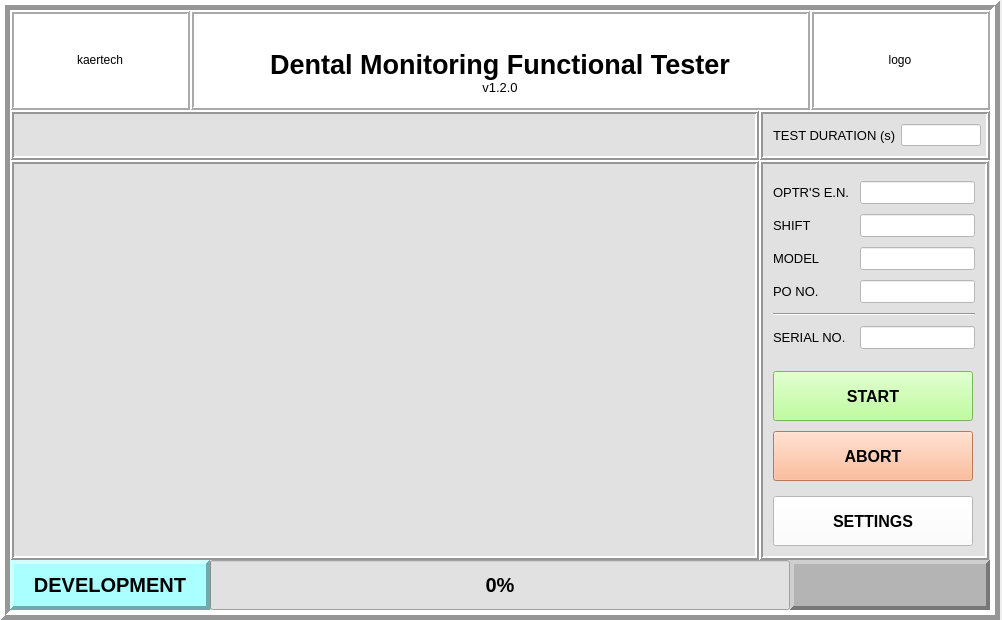
<?xml version="1.0" encoding="UTF-8"?>
<ui version="4.0">
 <class>MainWindow</class>
 <widget class="QMainWindow" name="MainWindow">
  <property name="geometry">
   <rect>
    <x>0</x>
    <y>0</y>
    <width>1002</width>
    <height>620</height>
   </rect>
  </property>
  <property name="windowTitle">
   <string>Dental Monitoring Functional Test</string>
  </property>
  <widget class="QWidget" name="centralwidget">
   <property name="sizePolicy">
    <sizepolicy hsizetype="Maximum" vsizetype="Preferred">
     <horstretch>0</horstretch>
     <verstretch>0</verstretch>
    </sizepolicy>
   </property>
   <property name="styleSheet">
    <string notr="true"/>
   </property>
   <widget class="QFrame" name="root_layout">
    <property name="geometry">
     <rect>
      <x>0</x>
      <y>0</y>
      <width>1000</width>
      <height>620</height>
     </rect>
    </property>
    <property name="styleSheet">
     <string notr="true">background-color: rgb(225, 225, 225);</string>
    </property>
    <property name="frameShape">
     <enum>QFrame::Box</enum>
    </property>
    <property name="frameShadow">
     <enum>QFrame::Raised</enum>
    </property>
    <property name="lineWidth">
     <number>5</number>
    </property>
    <layout class="QVBoxLayout" name="verticalLayout">
     <property name="spacing">
      <number>0</number>
     </property>
     <property name="sizeConstraint">
      <enum>QLayout::SetMinimumSize</enum>
     </property>
     <property name="leftMargin">
      <number>0</number>
     </property>
     <property name="topMargin">
      <number>0</number>
     </property>
     <property name="rightMargin">
      <number>0</number>
     </property>
     <property name="bottomMargin">
      <number>0</number>
     </property>
     <item>
      <widget class="QWidget" name="main_header_2" native="true">
       <property name="sizePolicy">
        <sizepolicy hsizetype="Preferred" vsizetype="Fixed">
         <horstretch>0</horstretch>
         <verstretch>0</verstretch>
        </sizepolicy>
       </property>
       <layout class="QHBoxLayout" name="main_header" stretch="0,0,0">
        <property name="spacing">
         <number>0</number>
        </property>
        <property name="sizeConstraint">
         <enum>QLayout::SetDefaultConstraint</enum>
        </property>
        <property name="leftMargin">
         <number>0</number>
        </property>
        <property name="topMargin">
         <number>0</number>
        </property>
        <property name="rightMargin">
         <number>0</number>
        </property>
        <property name="bottomMargin">
         <number>0</number>
        </property>
        <item>
         <widget class="QLabel" name="logo_left">
          <property name="sizePolicy">
           <sizepolicy hsizetype="Fixed" vsizetype="Fixed">
            <horstretch>0</horstretch>
            <verstretch>0</verstretch>
           </sizepolicy>
          </property>
          <property name="minimumSize">
           <size>
            <width>180</width>
            <height>100</height>
           </size>
          </property>
          <property name="maximumSize">
           <size>
            <width>100</width>
            <height>100</height>
           </size>
          </property>
          <property name="styleSheet">
           <string notr="true">background-color: rgb(255, 255, 255);</string>
          </property>
          <property name="frameShape">
           <enum>QFrame::Box</enum>
          </property>
          <property name="frameShadow">
           <enum>QFrame::Raised</enum>
          </property>
          <property name="lineWidth">
           <number>2</number>
          </property>
          <property name="text">
           <string>kaertech</string>
          </property>
          <property name="alignment">
           <set>Qt::AlignCenter</set>
          </property>
         </widget>
        </item>
        <item>
         <widget class="QFrame" name="verticalFrame">
          <property name="styleSheet">
           <string notr="true">background-color: rgb(255, 255, 255);</string>
          </property>
          <property name="frameShape">
           <enum>QFrame::Box</enum>
          </property>
          <property name="frameShadow">
           <enum>QFrame::Raised</enum>
          </property>
          <property name="lineWidth">
           <number>2</number>
          </property>
          <layout class="QVBoxLayout" name="verticalLayout_3">
           <property name="spacing">
            <number>0</number>
           </property>
           <property name="leftMargin">
            <number>0</number>
           </property>
           <property name="topMargin">
            <number>0</number>
           </property>
           <property name="rightMargin">
            <number>0</number>
           </property>
           <property name="bottomMargin">
            <number>0</number>
           </property>
           <item>
            <widget class="QLabel" name="main_title">
             <property name="sizePolicy">
              <sizepolicy hsizetype="Expanding" vsizetype="Minimum">
               <horstretch>0</horstretch>
               <verstretch>0</verstretch>
              </sizepolicy>
             </property>
             <property name="minimumSize">
              <size>
               <width>0</width>
               <height>50</height>
              </size>
             </property>
             <property name="maximumSize">
              <size>
               <width>16777215</width>
               <height>75</height>
              </size>
             </property>
             <property name="font">
              <font>
               <pointsize>20</pointsize>
               <bold>true</bold>
              </font>
             </property>
             <property name="styleSheet">
              <string notr="true"/>
             </property>
             <property name="frameShape">
              <enum>QFrame::NoFrame</enum>
             </property>
             <property name="frameShadow">
              <enum>QFrame::Raised</enum>
             </property>
             <property name="lineWidth">
              <number>2</number>
             </property>
             <property name="midLineWidth">
              <number>0</number>
             </property>
             <property name="text">
              <string>Dental Monitoring Functional Tester</string>
             </property>
             <property name="alignment">
              <set>Qt::AlignBottom|Qt::AlignHCenter</set>
             </property>
            </widget>
           </item>
           <item>
            <widget class="QLabel" name="version">
             <property name="sizePolicy">
              <sizepolicy hsizetype="Preferred" vsizetype="Fixed">
               <horstretch>0</horstretch>
               <verstretch>0</verstretch>
              </sizepolicy>
             </property>
             <property name="maximumSize">
              <size>
               <width>16777215</width>
               <height>26</height>
              </size>
             </property>
             <property name="font">
              <font>
               <pointsize>10</pointsize>
              </font>
             </property>
             <property name="text">
              <string>v1.2.0</string>
             </property>
             <property name="alignment">
              <set>Qt::AlignHCenter|Qt::AlignTop</set>
             </property>
            </widget>
           </item>
          </layout>
         </widget>
        </item>
        <item>
         <widget class="QLabel" name="logo_right">
          <property name="sizePolicy">
           <sizepolicy hsizetype="Fixed" vsizetype="Fixed">
            <horstretch>0</horstretch>
            <verstretch>0</verstretch>
           </sizepolicy>
          </property>
          <property name="minimumSize">
           <size>
            <width>180</width>
            <height>100</height>
           </size>
          </property>
          <property name="maximumSize">
           <size>
            <width>180</width>
            <height>100</height>
           </size>
          </property>
          <property name="styleSheet">
           <string notr="true">background-color: rgb(255, 255, 255);</string>
          </property>
          <property name="frameShape">
           <enum>QFrame::Box</enum>
          </property>
          <property name="frameShadow">
           <enum>QFrame::Raised</enum>
          </property>
          <property name="lineWidth">
           <number>2</number>
          </property>
          <property name="text">
           <string>logo</string>
          </property>
          <property name="alignment">
           <set>Qt::AlignCenter</set>
          </property>
         </widget>
        </item>
       </layout>
      </widget>
     </item>
     <item>
      <layout class="QGridLayout" name="gridLayout_2">
       <property name="spacing">
        <number>0</number>
       </property>
       <item row="0" column="1">
        <widget class="QFrame" name="horizontalFrame_5">
         <property name="sizePolicy">
          <sizepolicy hsizetype="Preferred" vsizetype="Fixed">
           <horstretch>0</horstretch>
           <verstretch>0</verstretch>
          </sizepolicy>
         </property>
         <property name="frameShape">
          <enum>QFrame::Box</enum>
         </property>
         <property name="frameShadow">
          <enum>QFrame::Raised</enum>
         </property>
         <property name="lineWidth">
          <number>2</number>
         </property>
         <layout class="QHBoxLayout" name="horizontalLayout_2">
          <property name="spacing">
           <number>5</number>
          </property>
          <property name="leftMargin">
           <number>10</number>
          </property>
          <property name="topMargin">
           <number>10</number>
          </property>
          <property name="rightMargin">
           <number>5</number>
          </property>
          <property name="bottomMargin">
           <number>10</number>
          </property>
          <item>
           <widget class="QLabel" name="duration_label">
            <property name="sizePolicy">
             <sizepolicy hsizetype="Maximum" vsizetype="Preferred">
              <horstretch>0</horstretch>
              <verstretch>0</verstretch>
             </sizepolicy>
            </property>
            <property name="font">
             <font>
              <pointsize>10</pointsize>
              <bold>false</bold>
             </font>
            </property>
            <property name="text">
             <string>TEST DURATION (s)</string>
            </property>
           </widget>
          </item>
          <item>
           <widget class="QLineEdit" name="duration_display">
            <property name="sizePolicy">
             <sizepolicy hsizetype="Minimum" vsizetype="Fixed">
              <horstretch>0</horstretch>
              <verstretch>0</verstretch>
             </sizepolicy>
            </property>
            <property name="minimumSize">
             <size>
              <width>80</width>
              <height>0</height>
             </size>
            </property>
            <property name="maximumSize">
             <size>
              <width>80</width>
              <height>16777215</height>
             </size>
            </property>
            <property name="styleSheet">
             <string notr="true">background-color: rgb(255, 255, 255);</string>
            </property>
            <property name="readOnly">
             <bool>true</bool>
            </property>
           </widget>
          </item>
         </layout>
        </widget>
       </item>
       <item row="0" column="0">
        <widget class="QLabel" name="messages">
         <property name="sizePolicy">
          <sizepolicy hsizetype="Preferred" vsizetype="Preferred">
           <horstretch>0</horstretch>
           <verstretch>0</verstretch>
          </sizepolicy>
         </property>
         <property name="font">
          <font>
           <pointsize>11</pointsize>
          </font>
         </property>
         <property name="styleSheet">
          <string notr="true"/>
         </property>
         <property name="frameShape">
          <enum>QFrame::Box</enum>
         </property>
         <property name="frameShadow">
          <enum>QFrame::Raised</enum>
         </property>
         <property name="lineWidth">
          <number>2</number>
         </property>
         <property name="text">
          <string/>
         </property>
         <property name="alignment">
          <set>Qt::AlignCenter</set>
         </property>
        </widget>
       </item>
       <item row="2" column="1">
        <widget class="QFrame" name="verticalFrame">
         <property name="sizePolicy">
          <sizepolicy hsizetype="Fixed" vsizetype="Expanding">
           <horstretch>0</horstretch>
           <verstretch>0</verstretch>
          </sizepolicy>
         </property>
         <property name="maximumSize">
          <size>
           <width>230</width>
           <height>16777215</height>
          </size>
         </property>
         <property name="styleSheet">
          <string notr="true"/>
         </property>
         <property name="frameShape">
          <enum>QFrame::Box</enum>
         </property>
         <property name="frameShadow">
          <enum>QFrame::Raised</enum>
         </property>
         <property name="lineWidth">
          <number>2</number>
         </property>
         <layout class="QVBoxLayout" name="sidebar_buttons">
          <property name="spacing">
           <number>10</number>
          </property>
          <property name="sizeConstraint">
           <enum>QLayout::SetDefaultConstraint</enum>
          </property>
          <property name="leftMargin">
           <number>10</number>
          </property>
          <property name="topMargin">
           <number>10</number>
          </property>
          <property name="rightMargin">
           <number>10</number>
          </property>
          <property name="bottomMargin">
           <number>15</number>
          </property>
          <item>
           <layout class="QFormLayout" name="detail_summary">
            <property name="sizeConstraint">
             <enum>QLayout::SetDefaultConstraint</enum>
            </property>
            <property name="formAlignment">
             <set>Qt::AlignLeading|Qt::AlignLeft|Qt::AlignVCenter</set>
            </property>
            <property name="horizontalSpacing">
             <number>10</number>
            </property>
            <property name="verticalSpacing">
             <number>10</number>
            </property>
            <property name="leftMargin">
             <number>0</number>
            </property>
            <property name="rightMargin">
             <number>0</number>
            </property>
            <property name="bottomMargin">
             <number>5</number>
            </property>
            <item row="0" column="0">
             <widget class="QLabel" name="label">
              <property name="font">
               <font>
                <pointsize>10</pointsize>
                <bold>false</bold>
               </font>
              </property>
              <property name="text">
               <string>OPTR'S E.N.</string>
              </property>
             </widget>
            </item>
            <item row="1" column="0">
             <widget class="QLabel" name="label_2">
              <property name="font">
               <font>
                <pointsize>10</pointsize>
                <bold>false</bold>
               </font>
              </property>
              <property name="text">
               <string>SHIFT</string>
              </property>
             </widget>
            </item>
            <item row="1" column="1">
             <widget class="QLineEdit" name="shift_display">
              <property name="sizePolicy">
               <sizepolicy hsizetype="Minimum" vsizetype="Fixed">
                <horstretch>0</horstretch>
                <verstretch>0</verstretch>
               </sizepolicy>
              </property>
              <property name="minimumSize">
               <size>
                <width>80</width>
                <height>0</height>
               </size>
              </property>
              <property name="maximumSize">
               <size>
                <width>120</width>
                <height>16777215</height>
               </size>
              </property>
              <property name="font">
               <font>
                <pointsize>10</pointsize>
               </font>
              </property>
              <property name="styleSheet">
               <string notr="true">background-color: rgb(255, 255, 255);</string>
              </property>
              <property name="readOnly">
               <bool>true</bool>
              </property>
             </widget>
            </item>
            <item row="2" column="0">
             <widget class="QLabel" name="label_4">
              <property name="font">
               <font>
                <pointsize>10</pointsize>
                <bold>false</bold>
               </font>
              </property>
              <property name="text">
               <string>MODEL</string>
              </property>
             </widget>
            </item>
            <item row="3" column="0">
             <widget class="QLabel" name="label_5">
              <property name="font">
               <font>
                <pointsize>10</pointsize>
                <bold>false</bold>
               </font>
              </property>
              <property name="text">
               <string>PO NO.</string>
              </property>
             </widget>
            </item>
            <item row="3" column="1">
             <widget class="QLineEdit" name="ponum_display">
              <property name="sizePolicy">
               <sizepolicy hsizetype="Minimum" vsizetype="Fixed">
                <horstretch>0</horstretch>
                <verstretch>0</verstretch>
               </sizepolicy>
              </property>
              <property name="minimumSize">
               <size>
                <width>80</width>
                <height>0</height>
               </size>
              </property>
              <property name="maximumSize">
               <size>
                <width>120</width>
                <height>16777215</height>
               </size>
              </property>
              <property name="font">
               <font>
                <pointsize>10</pointsize>
               </font>
              </property>
              <property name="styleSheet">
               <string notr="true">background-color: rgb(255, 255, 255);</string>
              </property>
              <property name="readOnly">
               <bool>true</bool>
              </property>
             </widget>
            </item>
            <item row="5" column="0">
             <widget class="QLabel" name="serialno_label">
              <property name="font">
               <font>
                <pointsize>10</pointsize>
                <bold>false</bold>
               </font>
              </property>
              <property name="text">
               <string>SERIAL NO.</string>
              </property>
             </widget>
            </item>
            <item row="5" column="1">
             <widget class="QLineEdit" name="serialno_display">
              <property name="sizePolicy">
               <sizepolicy hsizetype="Maximum" vsizetype="Fixed">
                <horstretch>0</horstretch>
                <verstretch>0</verstretch>
               </sizepolicy>
              </property>
              <property name="minimumSize">
               <size>
                <width>100</width>
                <height>0</height>
               </size>
              </property>
              <property name="maximumSize">
               <size>
                <width>120</width>
                <height>16777215</height>
               </size>
              </property>
              <property name="font">
               <font>
                <pointsize>10</pointsize>
                <bold>true</bold>
               </font>
              </property>
              <property name="acceptDrops">
               <bool>true</bool>
              </property>
              <property name="styleSheet">
               <string notr="true">background-color: rgb(255, 255, 255);</string>
              </property>
              <property name="clearButtonEnabled">
               <bool>true</bool>
              </property>
             </widget>
            </item>
            <item row="4" column="0" colspan="2">
             <widget class="Line" name="line_2">
              <property name="orientation">
               <enum>Qt::Horizontal</enum>
              </property>
             </widget>
            </item>
            <item row="0" column="1">
             <widget class="QLineEdit" name="oprtr_display">
              <property name="sizePolicy">
               <sizepolicy hsizetype="Minimum" vsizetype="Fixed">
                <horstretch>0</horstretch>
                <verstretch>0</verstretch>
               </sizepolicy>
              </property>
              <property name="minimumSize">
               <size>
                <width>80</width>
                <height>0</height>
               </size>
              </property>
              <property name="maximumSize">
               <size>
                <width>120</width>
                <height>16777215</height>
               </size>
              </property>
              <property name="font">
               <font>
                <pointsize>10</pointsize>
               </font>
              </property>
              <property name="styleSheet">
               <string notr="true">background-color: rgb(255, 255, 255);</string>
              </property>
              <property name="readOnly">
               <bool>true</bool>
              </property>
             </widget>
            </item>
            <item row="2" column="1">
             <widget class="QLineEdit" name="model_display">
              <property name="sizePolicy">
               <sizepolicy hsizetype="Minimum" vsizetype="Fixed">
                <horstretch>0</horstretch>
                <verstretch>0</verstretch>
               </sizepolicy>
              </property>
              <property name="minimumSize">
               <size>
                <width>80</width>
                <height>0</height>
               </size>
              </property>
              <property name="maximumSize">
               <size>
                <width>120</width>
                <height>16777215</height>
               </size>
              </property>
              <property name="font">
               <font>
                <pointsize>10</pointsize>
               </font>
              </property>
              <property name="styleSheet">
               <string notr="true">background-color: rgb(255, 255, 255);</string>
              </property>
              <property name="readOnly">
               <bool>true</bool>
              </property>
             </widget>
            </item>
           </layout>
          </item>
          <item>
           <widget class="QPushButton" name="start_test_button">
            <property name="enabled">
             <bool>true</bool>
            </property>
            <property name="sizePolicy">
             <sizepolicy hsizetype="Preferred" vsizetype="Maximum">
              <horstretch>0</horstretch>
              <verstretch>0</verstretch>
             </sizepolicy>
            </property>
            <property name="minimumSize">
             <size>
              <width>200</width>
              <height>50</height>
             </size>
            </property>
            <property name="maximumSize">
             <size>
              <width>2</width>
              <height>16777215</height>
             </size>
            </property>
            <property name="baseSize">
             <size>
              <width>0</width>
              <height>0</height>
             </size>
            </property>
            <property name="font">
             <font>
              <pointsize>12</pointsize>
              <bold>true</bold>
             </font>
            </property>
            <property name="contextMenuPolicy">
             <enum>Qt::CustomContextMenu</enum>
            </property>
            <property name="styleSheet">
             <string notr="true">background-color: rgb(170, 255, 127);</string>
            </property>
            <property name="text">
             <string>START</string>
            </property>
           </widget>
          </item>
          <item>
           <widget class="QPushButton" name="abort_button">
            <property name="sizePolicy">
             <sizepolicy hsizetype="Maximum" vsizetype="Maximum">
              <horstretch>0</horstretch>
              <verstretch>0</verstretch>
             </sizepolicy>
            </property>
            <property name="minimumSize">
             <size>
              <width>200</width>
              <height>50</height>
             </size>
            </property>
            <property name="font">
             <font>
              <pointsize>12</pointsize>
              <bold>true</bold>
             </font>
            </property>
            <property name="styleSheet">
             <string notr="true">background-color: rgb(255, 170, 127);</string>
            </property>
            <property name="text">
             <string>ABORT</string>
            </property>
           </widget>
          </item>
          <item>
           <widget class="QPushButton" name="settings_button">
            <property name="sizePolicy">
             <sizepolicy hsizetype="Preferred" vsizetype="Minimum">
              <horstretch>0</horstretch>
              <verstretch>0</verstretch>
             </sizepolicy>
            </property>
            <property name="minimumSize">
             <size>
              <width>0</width>
              <height>50</height>
             </size>
            </property>
            <property name="maximumSize">
             <size>
              <width>200</width>
              <height>40</height>
             </size>
            </property>
            <property name="font">
             <font>
              <pointsize>12</pointsize>
              <bold>true</bold>
             </font>
            </property>
            <property name="styleSheet">
             <string notr="true">background-color: rgb(255, 255, 255);</string>
            </property>
            <property name="text">
             <string>SETTINGS</string>
            </property>
           </widget>
          </item>
         </layout>
        </widget>
       </item>
       <item row="1" column="0" rowspan="2">
        <widget class="QTableView" name="tableView">
         <property name="frameShape">
          <enum>QFrame::Box</enum>
         </property>
         <property name="frameShadow">
          <enum>QFrame::Raised</enum>
         </property>
         <property name="lineWidth">
          <number>2</number>
         </property>
         <property name="horizontalScrollBarPolicy">
          <enum>Qt::ScrollBarAlwaysOff</enum>
         </property>
         <attribute name="verticalHeaderVisible">
          <bool>false</bool>
         </attribute>
        </widget>
       </item>
      </layout>
     </item>
     <item>
      <widget class="QFrame" name="output_bar">
       <property name="sizePolicy">
        <sizepolicy hsizetype="Preferred" vsizetype="Fixed">
         <horstretch>0</horstretch>
         <verstretch>0</verstretch>
        </sizepolicy>
       </property>
       <layout class="QHBoxLayout" name="horizontalLayout_3">
        <property name="spacing">
         <number>0</number>
        </property>
        <property name="leftMargin">
         <number>0</number>
        </property>
        <property name="topMargin">
         <number>0</number>
        </property>
        <property name="rightMargin">
         <number>0</number>
        </property>
        <property name="bottomMargin">
         <number>0</number>
        </property>
        <item>
         <widget class="QLabel" name="mode_label">
          <property name="sizePolicy">
           <sizepolicy hsizetype="Maximum" vsizetype="Fixed">
            <horstretch>0</horstretch>
            <verstretch>0</verstretch>
           </sizepolicy>
          </property>
          <property name="minimumSize">
           <size>
            <width>200</width>
            <height>50</height>
           </size>
          </property>
          <property name="font">
           <font>
            <pointsize>15</pointsize>
            <bold>true</bold>
           </font>
          </property>
          <property name="styleSheet">
           <string notr="true">background-color: rgb(170, 255, 255);</string>
          </property>
          <property name="frameShape">
           <enum>QFrame::Panel</enum>
          </property>
          <property name="frameShadow">
           <enum>QFrame::Raised</enum>
          </property>
          <property name="lineWidth">
           <number>4</number>
          </property>
          <property name="text">
           <string>DEVELOPMENT</string>
          </property>
          <property name="alignment">
           <set>Qt::AlignCenter</set>
          </property>
         </widget>
        </item>
        <item>
         <widget class="QProgressBar" name="test_progress">
          <property name="sizePolicy">
           <sizepolicy hsizetype="MinimumExpanding" vsizetype="Fixed">
            <horstretch>0</horstretch>
            <verstretch>0</verstretch>
           </sizepolicy>
          </property>
          <property name="minimumSize">
           <size>
            <width>550</width>
            <height>50</height>
           </size>
          </property>
          <property name="font">
           <font>
            <pointsize>15</pointsize>
            <bold>true</bold>
            <kerning>true</kerning>
           </font>
          </property>
          <property name="styleSheet">
           <string notr="true"/>
          </property>
          <property name="value">
           <number>0</number>
          </property>
          <property name="alignment">
           <set>Qt::AlignCenter</set>
          </property>
          <property name="textVisible">
           <bool>true</bool>
          </property>
          <property name="invertedAppearance">
           <bool>false</bool>
          </property>
          <property name="textDirection">
           <enum>QProgressBar::TopToBottom</enum>
          </property>
         </widget>
        </item>
        <item>
         <widget class="QLabel" name="pass_fail_output">
          <property name="sizePolicy">
           <sizepolicy hsizetype="Maximum" vsizetype="Fixed">
            <horstretch>0</horstretch>
            <verstretch>0</verstretch>
           </sizepolicy>
          </property>
          <property name="minimumSize">
           <size>
            <width>200</width>
            <height>50</height>
           </size>
          </property>
          <property name="font">
           <font>
            <pointsize>15</pointsize>
            <bold>true</bold>
           </font>
          </property>
          <property name="styleSheet">
           <string notr="true">background-color: rgb(180, 180, 180);</string>
          </property>
          <property name="frameShape">
           <enum>QFrame::Panel</enum>
          </property>
          <property name="frameShadow">
           <enum>QFrame::Raised</enum>
          </property>
          <property name="lineWidth">
           <number>4</number>
          </property>
          <property name="text">
           <string/>
          </property>
          <property name="alignment">
           <set>Qt::AlignCenter</set>
          </property>
         </widget>
        </item>
       </layout>
      </widget>
     </item>
    </layout>
   </widget>
  </widget>
 </widget>
 <tabstops>
  <tabstop>start_test_button</tabstop>
  <tabstop>abort_button</tabstop>
  <tabstop>serialno_display</tabstop>
  <tabstop>settings_button</tabstop>
  <tabstop>tableView</tabstop>
  <tabstop>shift_display</tabstop>
  <tabstop>ponum_display</tabstop>
  <tabstop>duration_display</tabstop>
  <tabstop>oprtr_display</tabstop>
  <tabstop>model_display</tabstop>
 </tabstops>
 <resources/>
 <connections/>
</ui>
